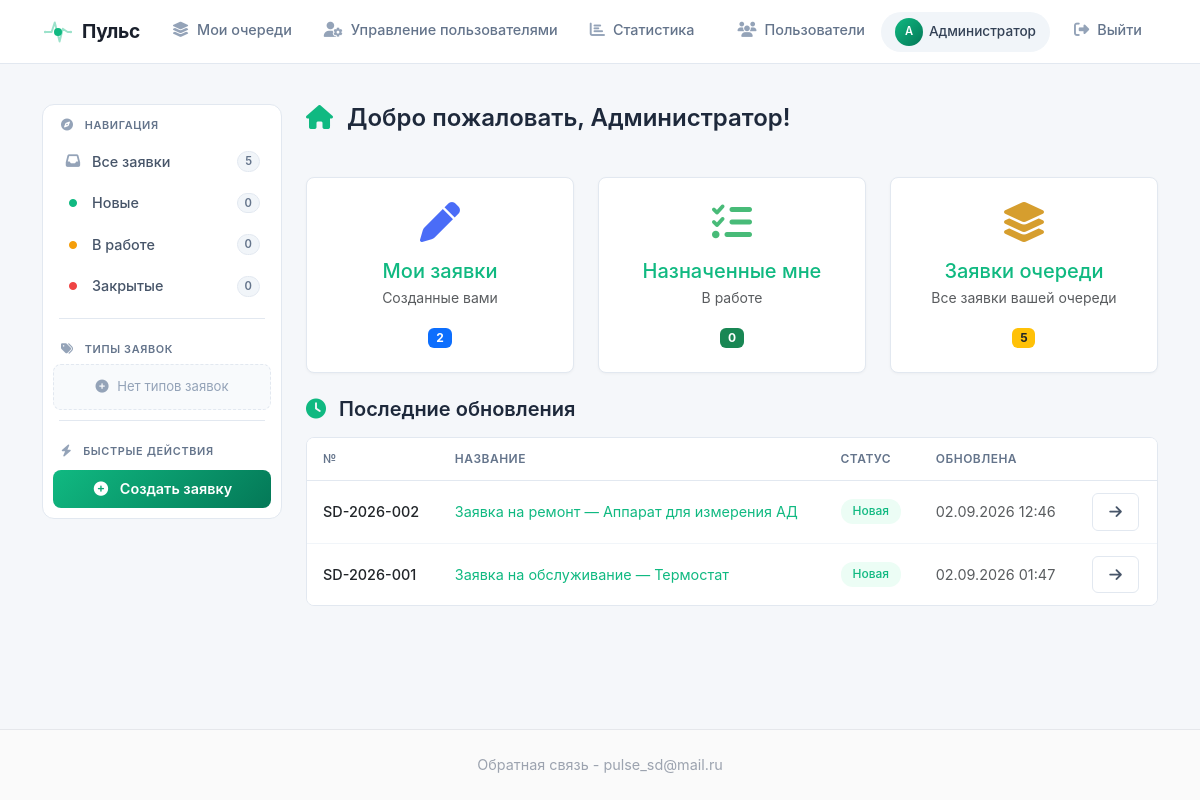
Screenshot of / (signed in) with the database file from the repository.
### models.py (models this page shows, shortened)
class User(UserMixin, db.Model):
    id = db.Column(db.Integer, primary_key=True)
    username = db.Column(db.String(80), unique=True, nullable=False)
    password = db.Column(db.String(200), nullable=False)
    full_name = db.Column(db.String(300), nullable=True)
    email = db.Column(db.String(120), unique=True, nullable=False)
    phone = db.Column(db.String(20), nullable=True)
    department = db.Column(db.String(200), nullable=True)
    position = db.Column(db.String(200), nullable=True)
    office = db.Column(db.String(50), nullable=True)
    is_admin = db.Column(db.Boolean, default=False)
    created_at = db.Column(db.DateTime, default=datetime.now(tz))
    notify_email = db.Column(db.Boolean, default=True)
    queues = db.relationship('Queue', secondary='user_queue', back_populates='members')
    admin_queues = db.relationship('Queue', secondary='queue_admins', back_populates='admins')
    assigned_tickets = db.relationship('Ticket', secondary='ticket_assignees', back_populates='assignees')
    created_tickets = db.relationship('Ticket', foreign_keys='Ticket.created_by_id', backref='creator')
    allowed_queues = db.relationship(
        'Queue',
        secondary='queue_links',
        primaryjoin='Queue.id == queue_links.c.queue_from',
        secondaryjoin='Queue.id == queue_links.c.queue_to',
        backref='allowed_by_queues'
    )
    bookings = db.relationship('Booking', backref='user', lazy=True)

class Ticket(db.Model):
    id = db.Column(db.Integer, primary_key=True)
    ticket_number = db.Column(db.String(20), unique=True, nullable=False)
    title = db.Column(db.String(200), nullable=False)
    description = db.Column(db.Text, nullable=False)
    status = db.Column(db.String(50), default='Новая')
    priority = db.Column(db.String(20), default='Средний')
    start_date = db.Column(db.DateTime, nullable=True)
    deadline = db.Column(db.DateTime, nullable=True)
    actual_deadline = db.Column(db.DateTime, nullable=True)
    created_by_id = db.Column(db.Integer, db.ForeignKey('user.id'))
    queue_id = db.Column(db.Integer, db.ForeignKey('queue.id'), nullable=True)
    rating = db.Column(db.Integer, nullable=True)
    feedback_text = db.Column(db.Text, nullable=True)
    created_at = db.Column(db.DateTime, default=datetime.now(tz))
    updated_at = db.Column(db.DateTime, default=datetime.now(tz), onupdate=datetime.now(tz))
    closed_at = db.Column(db.DateTime, nullable=True)
    assignees = db.relationship('User', secondary='ticket_assignees', back_populates='assigned_tickets')
    attachments = db.relationship('Attachment', backref='ticket', lazy=True)
    metrologist_request = db.relationship(
        'MetrologistRequest',
        back_populates='ticket',
        uselist=False,
        cascade='all, delete-orphan'
    )

### app.py (the view)
@app.route('/')
@login_required
def index():
    queue_ids = [q.id for q in current_user.queues]
    queue_tickets_count = Ticket.query.filter(Ticket.queue_id.in_(queue_ids)).count() if queue_ids else 0
    return render_template('index.html', queue_tickets_count=queue_tickets_count, Ticket=Ticket)

### templates/index.html (shortened to what this page needs)
{% extends "base.html" %}
{% block content %}
<div class="index-page">
    {% if current_user.queues | selectattr('id', 'equalto', 10) | list %}
    <aside class="index-sidebar">
        {% include 'sidebar.html' %}
    </aside>
    {%endif%}
    <main class="index-main">
        <div class="index-header">
            <div>
                <h4 class="mb-2 fw-semibold">
                    <i class="fas fa-home me-2" style="color: var(--primary);"></i>
                    Добро пожаловать, {{ current_user.full_name }}!
                </h4>
            </div>
        </div>
        <div class="row g-4 mt-1">
            <div class="col-md-4">
                <a href="{{ url_for('tickets.my_tickets') }}"
                   class="text-decoration-none">
                    <div class="card-modern h-100 text-center p-4 hover-shadow">
                        <i class="fas fa-pen"
                           style="font-size: 2.5rem; color: #4a6cf7;"></i>
                        <h5 class="mt-3 mb-1">
                            Мои заявки
                        </h5>
                        <p class="text-muted small mb-3">
                            Созданные вами
                        </p>
                        <span class="badge bg-primary">
                            {{ current_user.created_tickets|length }}
                        </span>
                    </div>
                </a>
            </div>
            <div class="col-md-4">
                <a href="{{ url_for('tickets.assigned_tickets') }}"
                   class="text-decoration-none">
                    <div class="card-modern h-100 text-center p-4 hover-shadow">
                        <i class="fas fa-tasks"
                           style="font-size: 2.5rem; color: #48bb78;"></i>
                        <h5 class="mt-3 mb-1">
                            Назначенные мне
                        </h5>
                        <p class="text-muted small mb-3">
                            В работе
                        </p>
                        <span class="badge bg-success">
                            {{ current_user.assigned_tickets|length }}
                        </span>
                    </div>
                </a>
            </div>
            <div class="col-md-4">
                <a href="{{ url_for('tickets.queue_tickets') }}"
                   class="text-decoration-none">
                    <div class="card-modern h-100 text-center p-4 hover-shadow">
                        <i class="fas fa-layer-group"
                           style="font-size: 2.5rem; color: #d69e2e;"></i>
                        <h5 class="mt-3 mb-1">
                            Заявки очереди
                        </h5>
                        <p class="text-muted small mb-3">
                            Все заявки вашей очереди
                        </p>
                        <span class="badge bg-warning text-dark">
                            {{ queue_tickets_count }}
                        </span>
                    </div>
                </a>
            </div>
        </div>
        <div class="mt-4">
            <h5 class="fw-semibold mb-3">
                <i class="fas fa-clock me-2"
                   style="color: var(--primary);"></i>
                Последние обновления
            </h5>
            {% set user_ticket_ids = [] %}
            {% for ticket in current_user.created_tickets %}
                {% set _ = user_ticket_ids.append(ticket.id) %}
            {% endfor %}
            {% for ticket in current_user.assigned_tickets %}
                {% if ticket.id not in user_ticket_ids %}
                    {% set _ = user_ticket_ids.append(ticket.id) %}
                {% endif %}
            {% endfor %}
            {% set recent_tickets =
                Ticket.query
                .filter(Ticket.id.in_(user_ticket_ids))
                .order_by(Ticket.updated_at.desc())
                .limit(5)
                .all()
                if user_ticket_ids
                else []
            %}
            {% if recent_tickets %}
                <div class="table-modern">
                    <table class="table mb-0">
                        <thead>
                            <tr>
                                <th>№</th>
                                <th>Название</th>
                                <th>Статус</th>
                                <th>Обновлена</th>
                                <th></th>
                            </tr>
                        </thead>
                        <tbody>
                            {% for ticket in recent_tickets %}
                                <tr>
                                    <td>
                                        <span class="fw-medium">
                                            {{ ticket.ticket_number }}
                                        </span>
                                    </td>
                                    <td>
                                        <a href="{{ url_for(
                                            'tickets.ticket_detail',
                                            ticket_id=ticket.id
                                        ) }}">
                                            {{ ticket.title }}
                                        </a>
                                    </td>
                                    <td>
                                        <span class="badge-status
                                            {% if ticket.status == 'Новая' %}
                                                badge-status-new
                                            {% elif ticket.status == 'В работе' %}
                                                badge-status-work
                                            {% elif ticket.status == 'Закрыта' %}
                                                badge-status-closed
                                            {% else %}
                                                badge-status-other
                                            {% endif %}
                                        ">
                                            {{ ticket.status }}
                                        </span>
                                    </td>
                                    <td class="text-muted small">
                                        {{ ticket.updated_at.strftime(
                                            '%d.%m.%Y %H:%M'
                                        ) }}
                                    </td>
                                    <td>
                                        <a href="{{ url_for(
                                            'tickets.ticket_detail',
                                            ticket_id=ticket.id
                                        ) }}"
                                           class="btn btn-outline-modern btn-sm">
                                            <i class="fas fa-arrow-right"></i>
                                        </a>
                                    </td>
                                </tr>
                            {% endfor %}
                        </tbody>
                    </table>
                </div>
            {% endif %}
        </div>
    </main>
</div>
{% endblock %}

### templates/base.html (shortened to what this page needs)
<!DOCTYPE html>
<html lang="ru">
<head>
    <link href="https://cdn.jsdelivr.net/npm/bootstrap@5.3.0/dist/css/bootstrap.min.css" rel="stylesheet">
    <link href="https://cdnjs.cloudflare.com/ajax/libs/font-awesome/6.4.0/css/all.min.css" rel="stylesheet">
    <link rel="stylesheet" href="{{ url_for('static', filename='style.css') }}">
    <link href="https://cdn.quilljs.com/1.3.6/quill.snow.css" rel="stylesheet">
</head>
<body>
    <nav class="navbar navbar-expand-lg navbar-custom">
        <div class="container">
            <a class="navbar-brand" href="{{ url_for('index') }}">
                <span class="logo-pulse">
                    <span class="pulse-icon">
                        <span class="pulse-dot"></span>
                    </span>
                    Пульс
                </span>
            </a>
            <div class="collapse navbar-collapse" id="navbarNav">
                <ul class="navbar-nav me-auto">
                    {% if current_user.is_authenticated and current_user.admin_queues %}
                        <li class="nav-item">
                            <a class="nav-link {{ 'active' if request.endpoint == 'my_queues' }}" href="{{ url_for('my_queues.my_queues') }}">
                                <i class="fas fa-layer-group"></i> Мои очереди
                            </a>
                        </li>
                    {% endif %}
                    {% if current_user.is_authenticated and current_user.is_admin %}
                        <li class="nav-item dropdown">
                            <a class="nav-link {{ 'active' if request.endpoint == 'admin_users' }}" href="{{ url_for('user_mgmt.admin_users') }}">
                                <i class="fas fa-user-cog"></i> Управление пользователями
                            </a>
                        </li>
                        <li class="nav-item">
                            <a class="nav-link {{ 'active' if request.endpoint == 'statistics' }}" href="{{ url_for('statistics.statistics') }}">
                                <i class="fas fa-chart-bar"></i> Статистика
                            </a>
                        </li>
                    {% endif %}
                </ul>
                <ul class="navbar-nav align-items-center">
                    {% if current_user.is_authenticated %}
                        <li class="nav-item">
                            <a class="nav-link {{ 'active' if request.endpoint == 'users_list' }}" href="{{ url_for('users_list') }}">
                                <i class="fas fa-users"></i> Пользователи
                            </a>
                        </li>
                        <li class="nav-item me-2">
                            <a href="{{ url_for('profile') }}" class="user-badge-link" title="Перейти в профиль">
                                <span class="user-badge">
                                    <span class="user-avatar-mini">{{ (current_user.full_name or current_user.username)[0]|upper }}</span>
                                    {{ current_user.full_name or current_user.username }}
                                </span>
                            </a>
                        </li>
                        <li class="nav-item">
                            <a class="nav-link btn-logout" href="{{ url_for('login.logout') }}">
                                <i class="fas fa-sign-out-alt"></i> Выйти
                            </a>
                        </li>
                    {% else %}
                        <li class="nav-item">
                            <a class="nav-link btn-login" href="{{ url_for('login') }}">
                                <i class="fas fa-sign-in-alt"></i> Войти
                            </a>
                        </li>
                    {% endif %}
                </ul>
            </div>
        </div>
    </nav>
    <div class="main-content">
        <div class="container mt-4 pt-3">
            {% block content %}{% endblock %}
        </div>
    </div>
    <footer class="footer">
        <div class="container">
            Обратная связь - pulse_sd@mail.ru
        </div>
    </footer>
</body>
</html>

### rows the page displays
User: full_name "А", full_name "Администратор"
Ticket: ticket_number "SD-2026-002", title "Заявка на ремонт — Аппарат для измерения АД", status "Новая", updated_at "02.09.2026 12:46"
Ticket: ticket_number "SD-2026-001", title "Заявка на обслуживание — Термостат", status "Новая", updated_at "02.09.2026 01:47"

### other values shown
{{ queue_tickets_count }} "5"
{{ new_tickets_count|default(0) }} "0"
{{ work_tickets_count|default(0) }} "0"
{{ closed_tickets_count|default(0) }} "0"
{{ current_user.created_tickets|length }} "2"
{{ current_user.assigned_tickets|length }} "0"
